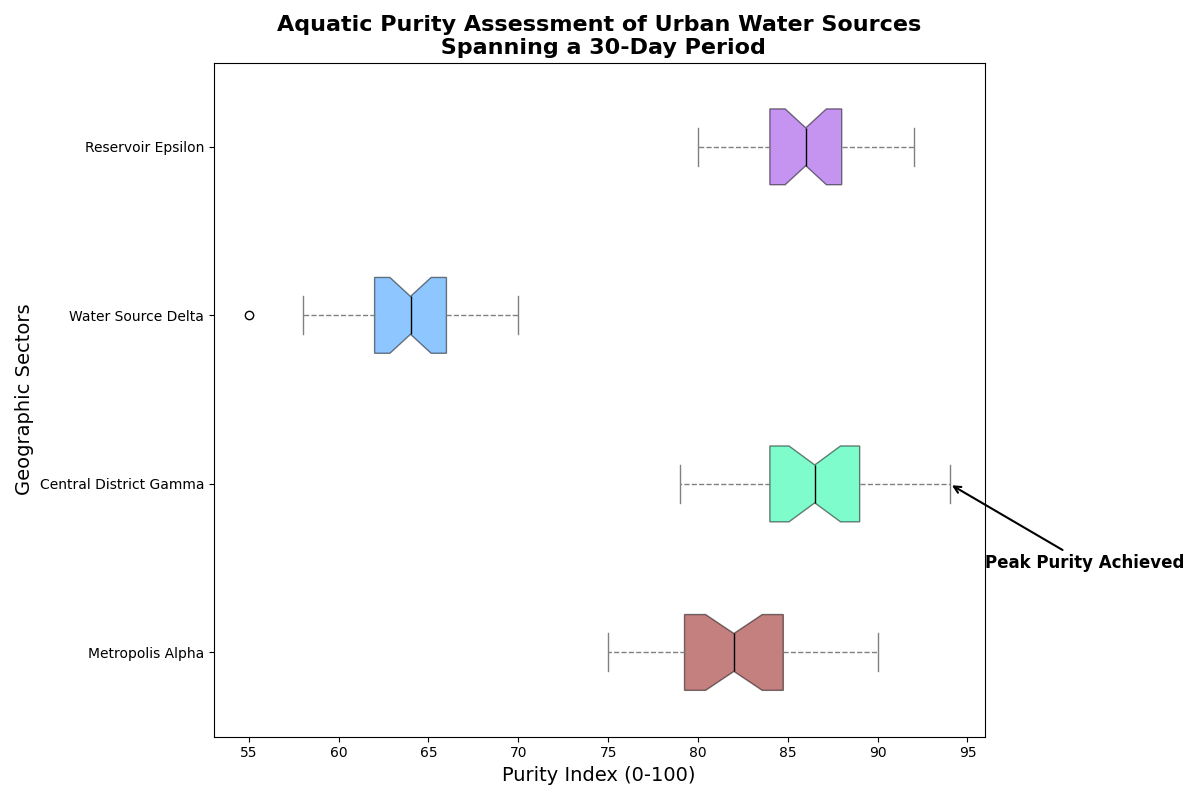

Generate this figure with Python:
import matplotlib.pyplot as plt

water_quality_data = {
    'Metropolis Alpha': [75, 80, 85, 77, 82, 79, 81, 83, 85, 84, 81, 78, 80, 79, 83, 86, 88, 89, 90, 76, 78, 79, 81, 83, 84, 80, 82, 83, 85, 87],
    'Central District Gamma': [90, 92, 93, 94, 89, 87, 88, 86, 85, 84, 83, 90, 89, 88, 87, 86, 85, 84, 83, 90, 89, 88, 87, 86, 85, 83, 81, 82, 80, 79],
    'Water Source Delta': [55, 58, 60, 62, 64, 59, 61, 63, 65, 67, 66, 68, 63, 62, 61, 64, 63, 65, 66, 68, 67, 69, 70, 65, 61, 62, 63, 64, 65, 66],
    'Reservoir Epsilon': [82, 84, 85, 86, 89, 87, 88, 86, 85, 87, 90, 92, 89, 88, 86, 84, 83, 85, 87, 89, 90, 88, 87, 86, 85, 84, 83, 82, 80, 81]
}

city_names = list(water_quality_data.keys())
quality_values = list(water_quality_data.values())

fig, ax = plt.subplots(figsize=(12, 8))

boxplot = ax.boxplot(quality_values, vert=False, patch_artist=True, notch=True, labels=city_names)

new_colors = ['#8B0000', '#00FA9A', '#1E90FF', '#8A2BE2']
for patch, color in zip(boxplot['boxes'], new_colors):
    patch.set_facecolor(color)
    patch.set_alpha(0.5)

plt.setp(boxplot['whiskers'], color='gray', linestyle='--')
plt.setp(boxplot['caps'], color='gray')
plt.setp(boxplot['medians'], color='black')

ax.set_title("Aquatic Purity Assessment of Urban Water Sources\n Spanning a 30-Day Period", fontsize=16, fontweight='bold')
ax.set_xlabel("Purity Index (0-100)", fontsize=14)
ax.set_ylabel("Geographic Sectors", fontsize=14)

ax.annotate('Peak Purity Achieved', xy=(94, 2), xytext=(96, 1.5),
            arrowprops=dict(facecolor='black', arrowstyle='->', lw=1.5),
            fontsize=12, fontweight='bold', color='black')

plt.tight_layout()
plt.show()
